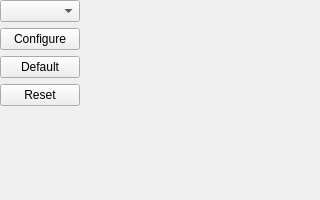
<?xml version="1.0" encoding="UTF-8"?>
<ui version="4.0">
 <class>UIPadConfiguration</class>
 <widget class="QWidget" name="UIPadConfiguration">
  <property name="geometry">
   <rect>
    <x>0</x>
    <y>0</y>
    <width>320</width>
    <height>200</height>
   </rect>
  </property>
  <property name="windowTitle">
   <string>My Form Class</string>
  </property>
  <layout class="QHBoxLayout" name="horizontalLayout">
   <property name="margin">
    <number>0</number>
   </property>
   <item>
    <layout class="QVBoxLayout" name="verticalLayout">
     <item>
      <widget class="QComboBox" name="cbPads"/>
     </item>
     <item>
      <widget class="QPushButton" name="pbConfigure">
       <property name="text">
        <string>Configure</string>
       </property>
      </widget>
     </item>
     <item>
      <widget class="QPushButton" name="pbDefault">
       <property name="text">
        <string>Default</string>
       </property>
      </widget>
     </item>
     <item>
      <widget class="QPushButton" name="pbReset">
       <property name="text">
        <string>Reset</string>
       </property>
      </widget>
     </item>
     <item>
      <spacer name="verticalSpacer">
       <property name="orientation">
        <enum>Qt::Vertical</enum>
       </property>
       <property name="sizeHint" stdset="0">
        <size>
         <width>20</width>
         <height>133</height>
        </size>
       </property>
      </spacer>
     </item>
    </layout>
   </item>
   <item>
    <layout class="QVBoxLayout" name="verticalLayout_2">
     <item>
      <widget class="UIPadSettings" name="psConfiguration" native="true">
       <property name="sizePolicy">
        <sizepolicy hsizetype="Expanding" vsizetype="Preferred">
         <horstretch>0</horstretch>
         <verstretch>0</verstretch>
        </sizepolicy>
       </property>
      </widget>
     </item>
     <item>
      <spacer name="verticalSpacer_2">
       <property name="orientation">
        <enum>Qt::Vertical</enum>
       </property>
       <property name="sizeHint" stdset="0">
        <size>
         <width>128</width>
         <height>13</height>
        </size>
       </property>
      </spacer>
     </item>
    </layout>
   </item>
  </layout>
 </widget>
 <customwidgets>
  <customwidget>
   <class>UIPadSettings</class>
   <extends>QWidget</extends>
   <header>UIPadSettings.h</header>
   <container>1</container>
  </customwidget>
 </customwidgets>
 <resources/>
 <connections/>
</ui>
